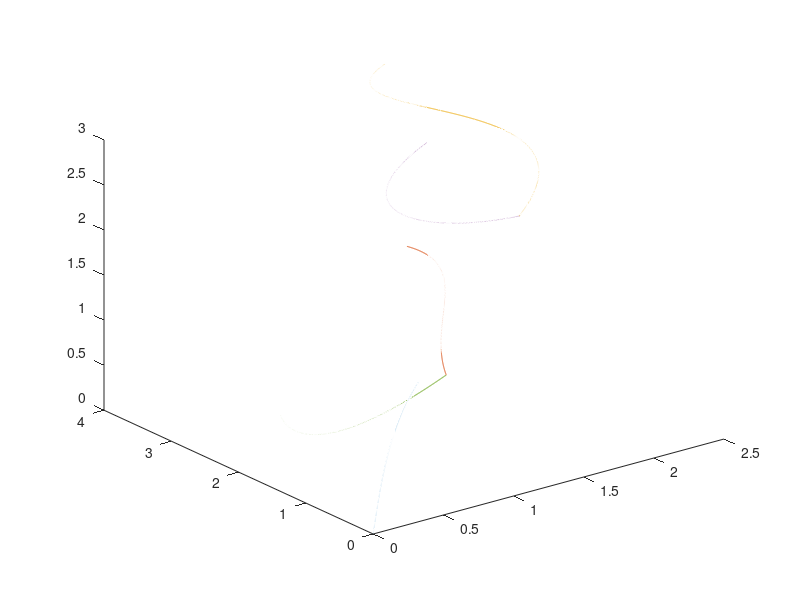

MATLAB code to generate this figure:
clc
clear
t = 0: .001:1;
b0 = (1-t).^3;
b1 = 3*t.*(1-t).^2;
b2 = 3*(1-t).*t.^2;
b3 = t.^3;
%% Randomly chosen control points
P0 = [0,0,0; 1,1,1; 2,2,2; 2,2,2; 1,1,1];
P1 = [0.3,0.4,0.2; 1.3,1.5,1; 2.6, 2.8,3; 2.5,1.8,1.5; 1.2,0.3,0.2];
P2 = [0.6,0.8,0.4; 1.6,1.8,1.5; 3.6,2.8,1.2; 3.5,1.8,1.4; 1.8,0.4,0.25];
P3 = [1,1,0.8; 2,2,1.2; 4,3,2; 4,2,2.3; 2,0.5,0.3];

for i=1:size(P0,1)
x = P0(i,1)*b0+P1(i,1)*b1+P2(i,1)*b2+P3(i,1)*b3;
y = P0(i,2)*b0+P1(i,2)*b1+P2(i,2)*b2+P3(i,2)*b3;
z = P0(i,3)*b0+P1(i,3)*b1+P2(i,3)*b2+P3(i,3)*b3;
figure(1)
plot3(z,x,y)
hold on
end
hold off
